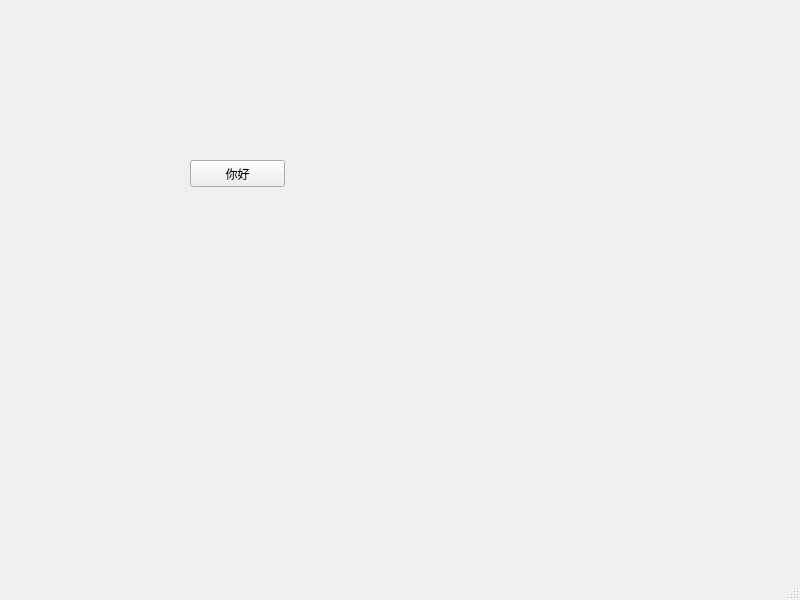
<?xml version="1.0" encoding="UTF-8"?>
<ui version="4.0">
 <class>MainWindow</class>
 <widget class="QMainWindow" name="MainWindow">
  <property name="geometry">
   <rect>
    <x>0</x>
    <y>0</y>
    <width>800</width>
    <height>600</height>
   </rect>
  </property>
  <property name="windowTitle">
   <string>MainWindow</string>
  </property>
  <widget class="QWidget" name="centralwidget">
   <widget class="QPushButton" name="pb_hello">
    <property name="geometry">
     <rect>
      <x>190</x>
      <y>160</y>
      <width>95</width>
      <height>27</height>
     </rect>
    </property>
    <property name="text">
     <string>你好</string>
    </property>
   </widget>
  </widget>
  <widget class="QMenuBar" name="menubar">
   <property name="geometry">
    <rect>
     <x>0</x>
     <y>0</y>
     <width>800</width>
     <height>33</height>
    </rect>
   </property>
  </widget>
  <widget class="QStatusBar" name="statusbar"/>
 </widget>
 <resources/>
 <connections/>
</ui>
